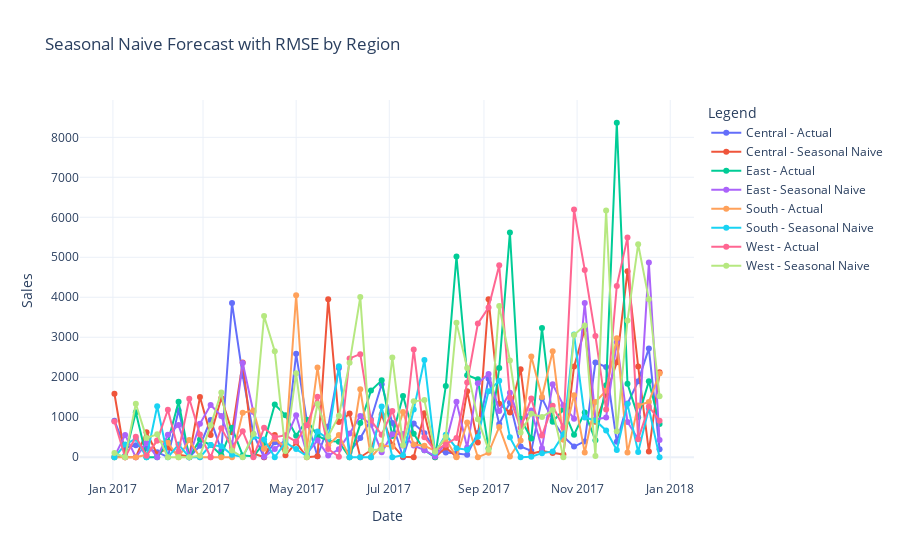

The notebook cell saved with this chart:
### Markdown cell above
## Seasonal naive (Benchmark)

### Code cell
def seasonal_naive(train_data, test_data, seasonal_period):
    """
    Seasonal Naive Forecasting Method.

    Parameters:
    - train_data (pd.DataFrame): Training data with columns ['ds', 'y', 'unique_id'].
    - test_data (pd.DataFrame): Testing data with columns ['ds', 'y', 'unique_id'].
    - seasonal_period (int): The seasonal period (e.g., 52 for weekly data in yearly seasonality).

    Returns:
    - test_forecast (pd.DataFrame): Forecasted values for the test set.
    """
    test_forecast = test_data.copy()
    test_forecast['y_pred'] = np.nan

    for region in train_data['unique_id'].unique():
        train_region = train_data[train_data['unique_id'] == region]
        test_region = test_data[test_data['unique_id'] == region]

        for i, row in test_region.iterrows():
            corresponding_season = row['ds'] - pd.Timedelta(weeks=seasonal_period)
            seasonal_value = train_region[train_region['ds'] == corresponding_season]['y']
            if not seasonal_value.empty:
                test_forecast.loc[i, 'y_pred'] = seasonal_value.values[0]

    return test_forecast

# Apply Seasonal Naive Method
seasonal_period = 52  # Weekly data with yearly seasonality
test_forecast = seasonal_naive(train_data, test_data, seasonal_period)

# Calculate RMSE per region
performance = {}
for region in test_forecast['unique_id'].unique():
    region_data = test_forecast[test_forecast['unique_id'] == region]
    rmse = mean_squared_error(region_data['y'], region_data['y_pred'])
    mae = mean_absolute_error(region_data['y'], region_data['y_pred'])
    performance[region] = {'RMSE': rmse, 'MAE': mae}

# Visualize Results
fig = go.Figure()

for region in test_forecast['unique_id'].unique():
    region_data = test_forecast[test_forecast['unique_id'] == region]

    # Plot actual sales
    fig.add_trace(go.Scatter(
        x=region_data['ds'],
        y=region_data['y'],
        mode='lines+markers',
        name=f'{region} - Actual'
    ))

    # Plot forecasted sales
    fig.add_trace(go.Scatter(
        x=region_data['ds'],
        y=region_data['y_pred'],
        mode='lines+markers',
        name=f'{region} - Seasonal Naive'
    ))

fig.update_layout(
    title='Seasonal Naive Forecast with RMSE by Region',
    xaxis_title='Date',
    yaxis_title='Sales',
    template='plotly_white',
    legend_title='Legend'
)

fig.show()

seasonal_naive(train_data, test_data, 52)
